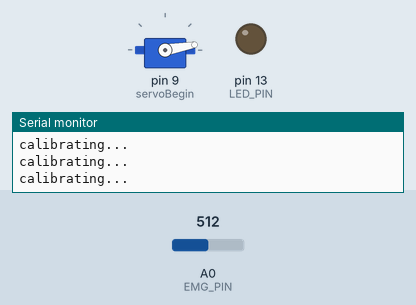
Recording of a sketch running on a simulated Arduino Uno, built with avr-gcc and run on an emulated ATmega328P. Shown: servo, output pins drawn as LEDs (lit = HIGH), the last lines printed to the serial monitor. The test bench sets the inputs (shaded band); at power-on: A0 (EMG_PIN) = 512. Servo pulses on a pin are drawn as a servo (544–2400 µs = 0–180°); pins used as bus, display or sensor lines are not drawn.

Above: at 1.2 s.
1.3 s: A0 (EMG_PIN) set to 778
4.3 s: A0 (EMG_PIN) set to 800
At 6.1 s:
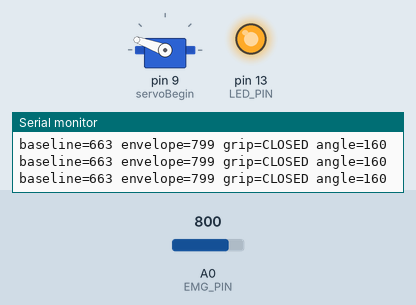
6.4 s: A0 (EMG_PIN) set to 738
8.0 s: A0 (EMG_PIN) set to 713
At 9.0 s:
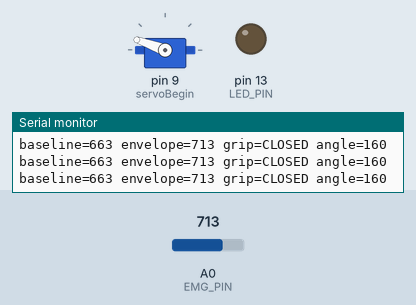
9.5 s: A0 (EMG_PIN) set to 900
At 10.8 s:
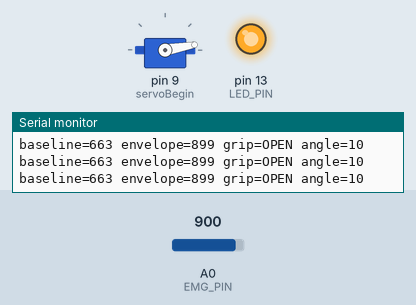
11.7 s: A0 (EMG_PIN) set to 716
At 12.6 s:
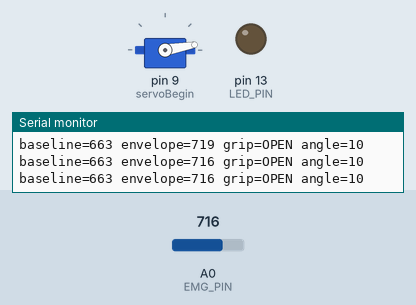
Timing chart, 0 to 14.4 s (numbered marks = the images above; inputs shaded):
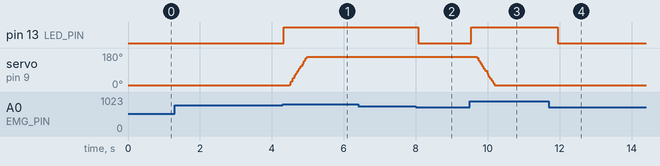

The sketch:

prosthetic_arm.ino
```cpp
// EMG-Controlled Prosthetic Robotic Arm - Arduino Uno
// A muscle sensor (e.g. MyoWare) placed on the muscle above the elbow measures
// electrical activity (EMG). Flexing the muscle toggles the robotic hand between
// open and closed. The first 3 seconds are used to learn the resting level.
//
// Wiring:
//   EMG sensor ENV/SIG -> A0, + -> 5V, - -> GND (electrodes on the upper-arm muscle)
//   Grip servo signal -> D9, servo power from a separate 5-6 V supply (common GND!)
//   Status LED -> D13 (on while the muscle is flexed)

#include "emg_controller.h"

const uint8_t EMG_PIN = A0;
const uint8_t LED_PIN = 13;   // servo is on D9 (Timer1 / OC1A)

EmgConfig config = {
  3000UL,  // 3 s calibration at rest
  120,     // flex when envelope rises 120 above resting level
  60,      // relaxed when it falls below 60 above resting level
  150UL,   // flex must last 150 ms (ignores twitches)
  600UL,   // 0.6 s between toggles
  10,      // open hand angle
  160,     // closed grip angle
  3        // max 3 degrees per 10 ms update (smooth motion)
};

EmgController controller(config);
unsigned long lastUpdate = 0, lastPrint = 0;

// Minimal servo driver on D9 using Timer1 hardware PWM (50 Hz, 0.5 us resolution).
void servoBegin() {
  pinMode(9, OUTPUT);
  TCCR1A = _BV(COM1A1) | _BV(WGM11);
  TCCR1B = _BV(WGM13) | _BV(WGM12) | _BV(CS11);  // fast PWM, TOP = ICR1, prescaler 8
  ICR1 = 39999;                                   // 16 MHz / 8 / 40000 = 50 Hz
}

void servoWrite(int angle) {
  if (angle < 0) angle = 0;
  if (angle > 180) angle = 180;
  unsigned int pulseUs = 544 + (unsigned long)angle * (2400 - 544) / 180;
  OCR1A = pulseUs * 2;
}

void setup() {
  Serial.begin(115200);
  pinMode(LED_PIN, OUTPUT);
  servoBegin();
  servoWrite(config.openAngle);
  Serial.println(F("Prosthetic arm: keep the arm relaxed for calibration..."));
}

void loop() {
  unsigned long now = millis();
  if (now - lastUpdate >= 10) {   // 100 Hz control loop
    lastUpdate = now;
    servoWrite(controller.update(analogRead(EMG_PIN), now));
    digitalWrite(LED_PIN, controller.isFlexing() ? HIGH : LOW);
  }

  if (now - lastPrint >= 250) {
    lastPrint = now;
    if (!controller.isCalibrated()) { Serial.println(F("calibrating...")); return; }
    Serial.print(F("baseline="));
    Serial.print(controller.getBaseline());
    Serial.print(F(" envelope="));
    Serial.print(controller.getEnvelope());
    Serial.print(F(" grip="));
    Serial.print(controller.isGripClosed() ? F("CLOSED") : F("OPEN"));
    Serial.print(F(" angle="));
    Serial.println(controller.getAngle());
  }
}
```

emg_controller.h
```cpp
// Pure signal-processing and control logic for the EMG prosthetic arm.
// No Arduino dependencies, so it can be unit-tested on a PC.
#ifndef EMG_CONTROLLER_H
#define EMG_CONTROLLER_H

#include <stdint.h>

struct EmgConfig {
  uint32_t calibrationMs;   // time at rest used to learn the baseline
  int onAboveBaseline;      // envelope must rise this far above baseline to count as a flex
  int offAboveBaseline;     // ...and fall below this to count as relaxed (hysteresis)
  uint32_t minFlexMs;       // ignore twitches shorter than this
  uint32_t refractoryMs;    // ignore new flexes for this long after a toggle
  int openAngle;            // servo angle for an open hand
  int closedAngle;          // servo angle for a closed grip
  int maxStepDeg;           // max servo movement per update (smooth motion)
};

class EmgController {
 public:
  explicit EmgController(const EmgConfig& c)
      : cfg(c), envelope(0), baseline(0), calSum(0), calCount(0), calibrated(false),
        flexing(false), flexStart(0), flexCounted(false), lastToggle(0), hasToggled(false),
        gripClosed(false), angle(c.openAngle) {}

  // Feed one EMG sample (0-1023) and the time. Returns the servo angle to write.
  int update(int raw, uint32_t nowMs) {
    // Envelope: exponential moving average of the signal (alpha = 1/8).
    envelope += (raw - envelope) / 8.0f;

    if (!calibrated) {
      calSum += raw; calCount++;
      if (nowMs >= cfg.calibrationMs && calCount > 0) {
        baseline = (float)calSum / calCount;
        envelope = baseline;
        calibrated = true;
      }
      return stepToward(cfg.openAngle);
    }

    float above = envelope - baseline;
    if (!flexing && above >= cfg.onAboveBaseline) {
      flexing = true; flexStart = nowMs; flexCounted = false;
    } else if (flexing && above <= cfg.offAboveBaseline) {
      flexing = false;
    }

    // A flex held long enough toggles the grip once.
    if (flexing && !flexCounted && nowMs - flexStart >= cfg.minFlexMs &&
        (!hasToggled || nowMs - lastToggle >= cfg.refractoryMs)) {
      gripClosed = !gripClosed;
      flexCounted = true;
      lastToggle = nowMs; hasToggled = true;
    }
    return stepToward(gripClosed ? cfg.closedAngle : cfg.openAngle);
  }

  bool isCalibrated() const { return calibrated; }
  bool isGripClosed() const { return gripClosed; }
  bool isFlexing() const { return flexing; }
  int getBaseline() const { return (int)baseline; }
  int getEnvelope() const { return (int)envelope; }
  int getAngle() const { return angle; }

 private:
  int stepToward(int target) {
    if (angle < target) angle = (target - angle > cfg.maxStepDeg) ? angle + cfg.maxStepDeg : target;
    else if (angle > target) angle = (angle - target > cfg.maxStepDeg) ? angle - cfg.maxStepDeg : target;
    return angle;
  }

  EmgConfig cfg;
  float envelope, baseline;
  long calSum; long calCount;
  bool calibrated;
  bool flexing; uint32_t flexStart; bool flexCounted;
  uint32_t lastToggle; bool hasToggled;
  bool gripClosed;
  int angle;
};

#endif
```

Measured:
- the behaviour switches between 790 and 791 on A0 (EMG_PIN) (found by bisection; images 0 and 1)
- the behaviour switches between 724 and 723 on A0 (EMG_PIN) (found by bisection; images 1 and 2)
- after the input at 4.3 s, pin 13 (LED_PIN): LOW → HIGH at once; servo on pin 9 (servoBegin): moves from 10° to 160° over 0.50 s, starting after 0.18 s
- after the input at 8.0 s, pin 13 (LED_PIN): HIGH → LOW after 0.06 s
- after the input at 9.5 s, pin 13 (LED_PIN): LOW → HIGH at once; servo on pin 9 (servoBegin): moves from 160° to 10° over 0.50 s, starting after 0.20 s
- after the input at 11.7 s, pin 13 (LED_PIN): HIGH → LOW after 0.25 s
